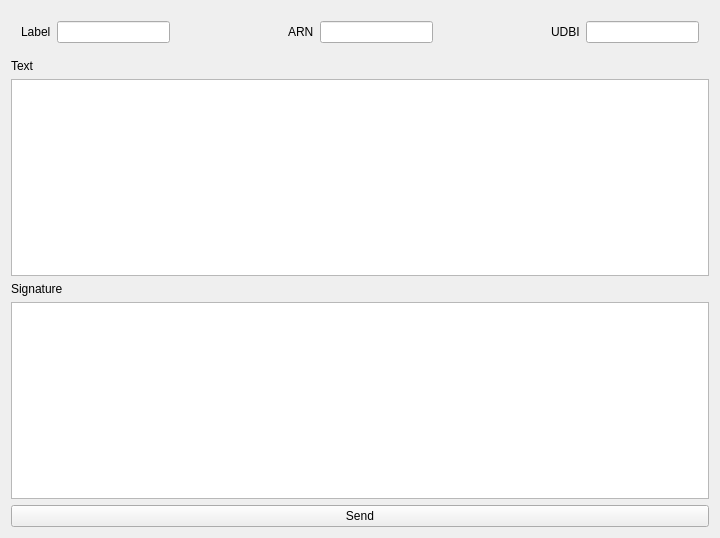
<?xml version="1.0" encoding="UTF-8"?>
<ui version="4.0">
 <class>Form</class>
 <widget class="QWidget" name="Form">
  <property name="geometry">
   <rect>
    <x>0</x>
    <y>0</y>
    <width>720</width>
    <height>538</height>
   </rect>
  </property>
  <property name="windowTitle">
   <string>Form</string>
  </property>
  <layout class="QVBoxLayout" name="verticalLayout_2">
   <item>
    <layout class="QVBoxLayout" name="verticalLayout" stretch="1,0,0,0,0,1">
     <item>
      <layout class="QHBoxLayout" name="horizontalLayout">
       <property name="leftMargin">
        <number>10</number>
       </property>
       <property name="topMargin">
        <number>10</number>
       </property>
       <property name="rightMargin">
        <number>10</number>
       </property>
       <property name="bottomMargin">
        <number>10</number>
       </property>
       <item>
        <widget class="QLabel" name="label">
         <property name="text">
          <string>Label</string>
         </property>
        </widget>
       </item>
       <item>
        <widget class="QLineEdit" name="labelEdit"/>
       </item>
       <item>
        <spacer name="horizontalSpacer">
         <property name="orientation">
          <enum>Qt::Horizontal</enum>
         </property>
         <property name="sizeHint" stdset="0">
          <size>
           <width>40</width>
           <height>20</height>
          </size>
         </property>
        </spacer>
       </item>
       <item>
        <widget class="QLabel" name="label_2">
         <property name="text">
          <string>ARN</string>
         </property>
        </widget>
       </item>
       <item>
        <widget class="QLineEdit" name="arnEdit"/>
       </item>
       <item>
        <spacer name="horizontalSpacer_2">
         <property name="orientation">
          <enum>Qt::Horizontal</enum>
         </property>
         <property name="sizeHint" stdset="0">
          <size>
           <width>40</width>
           <height>20</height>
          </size>
         </property>
        </spacer>
       </item>
       <item>
        <widget class="QLabel" name="label_3">
         <property name="text">
          <string>UDBI</string>
         </property>
        </widget>
       </item>
       <item>
        <widget class="QLineEdit" name="udbiEdit"/>
       </item>
      </layout>
     </item>
     <item>
      <widget class="QLabel" name="label_4">
       <property name="text">
        <string>Text</string>
       </property>
      </widget>
     </item>
     <item>
      <widget class="QTextEdit" name="textEdit"/>
     </item>
     <item>
      <widget class="QLabel" name="label_5">
       <property name="text">
        <string>Signature</string>
       </property>
      </widget>
     </item>
     <item>
      <widget class="QTextEdit" name="signEdit"/>
     </item>
     <item>
      <widget class="QPushButton" name="send_btn">
       <property name="text">
        <string>Send</string>
       </property>
      </widget>
     </item>
    </layout>
   </item>
  </layout>
 </widget>
 <resources/>
 <connections/>
</ui>
